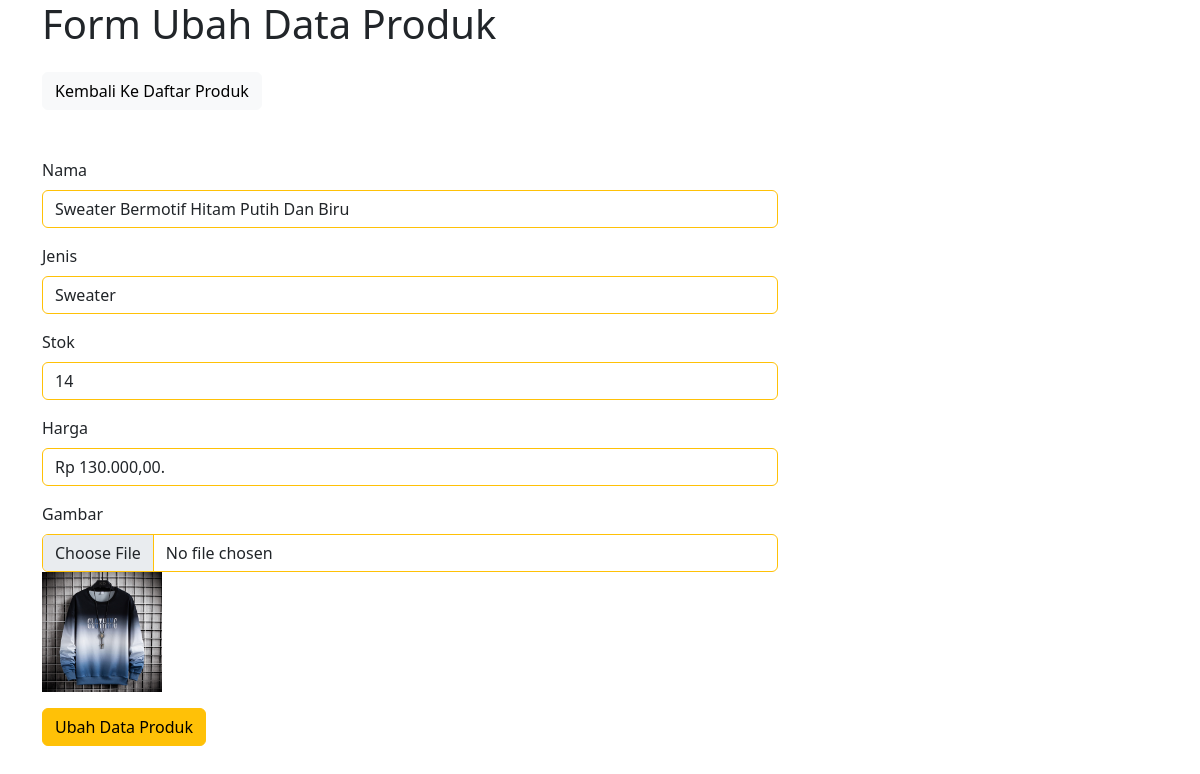
Page /ubah.php?id=3 on the committed database.
### tables this page shows
CREATE TABLE `produk` (
  `id` int(11) NOT NULL,
  `nama` varchar(100) NOT NULL,
  `jenis` varchar(100) NOT NULL,
  `stok` varchar(2) NOT NULL,
  `harga` varchar(100) NOT NULL,
  `gambar` varchar(100) NOT NULL
);

### functions.php (called while the page is built, shortened)
<?php
function koneksi()
{
    $conn = mysqli_connect('localhost', 'root', '', 'tubes_213040052') or die('Koneksi Gagal!!');
    return $conn;
}
function query($sql)
{
    $conn = koneksi();
    $result = mysqli_query($conn, $sql) or die(mysqli_error($conn));
    $rows = [];
    while ($row = mysqli_fetch_assoc($result)) {
        $rows[] = $row;
    }
    return $rows;
}

### ubah.php (the view, shortened to what this page needs)
<?php
require 'functions.php';
$id = $_GET["id"];
$prod = query("SELECT * FROM produk WHERE id = $id")[0];
?>
<!doctype html>
<html lang="en">
<head>
    <link rel="stylesheet" href="https://cdn.jsdelivr.net/npm/bootstrap-icons@1.8.3/font/bootstrap-icons.css">
    <link href="https://cdn.jsdelivr.net/npm/bootstrap@5.2.0-beta1/dist/css/bootstrap.min.css" rel="stylesheet">
</head>
<body>
    <div class="container">
        <h1>Form Ubah Data Produk</h1>
        <a href="produk.php" class="btn btn-light my-3">Kembali Ke Daftar Produk</a>
        <div class="row mt-3">
            <div class="col-8">
                <form action="" method="post" enctype="multipart/form-data">
                    <div class="mb-3">
                        <label for="nama" class="form-label">Nama</label>
                        <input type="text" class="form-control border-warning" id="nama" name="nama" required value="<?= $prod["nama"]; ?>">
                    </div>
                    <div class="mb-3">
                        <label for="jenis" class="form-label">Jenis</label>
                        <input type="text" class="form-control border-warning" id="jenis" name="jenis" value="<?= $prod["jenis"]; ?>">
                    </div>
                    <div class="mb-3">
                        <label for="stok" class="form-label">Stok</label>
                        <input type="text" class="form-control border-warning" id="stok" name="stok" value="<?= $prod["stok"]; ?>">
                    </div>
                    <div class="mb-3">
                        <label for="harga" class="form-label">Harga</label>
                        <input type="text" class="form-control border-warning" id="harga" name="harga" value="<?= $prod["harga"]; ?>">
                    </div>
                    <div class="mb-3">
                        <label for="gambar" class="form-label">Gambar</label>
                        <input type="file" class="form-control border-warning" id="gambar" name="gambar" value="<?= $prod["gambar"]; ?>">
                        <img src="img/<?= $prod["gambar"]; ?>" width="120" style="display: block;" class="img-preview">
                    </div>
                    <button type="submit" name="ubah" class="btn btn-warning">Ubah Data Produk</button>
                </form>
            </div>
        </div>
    </div>
</body>
</html>

### rows in the picture
produk: nama "Sweater Bermotif Hitam Putih Dan Biru", jenis "Sweater", stok "14", harga "Rp 130.000,00.", gambar (picture)
